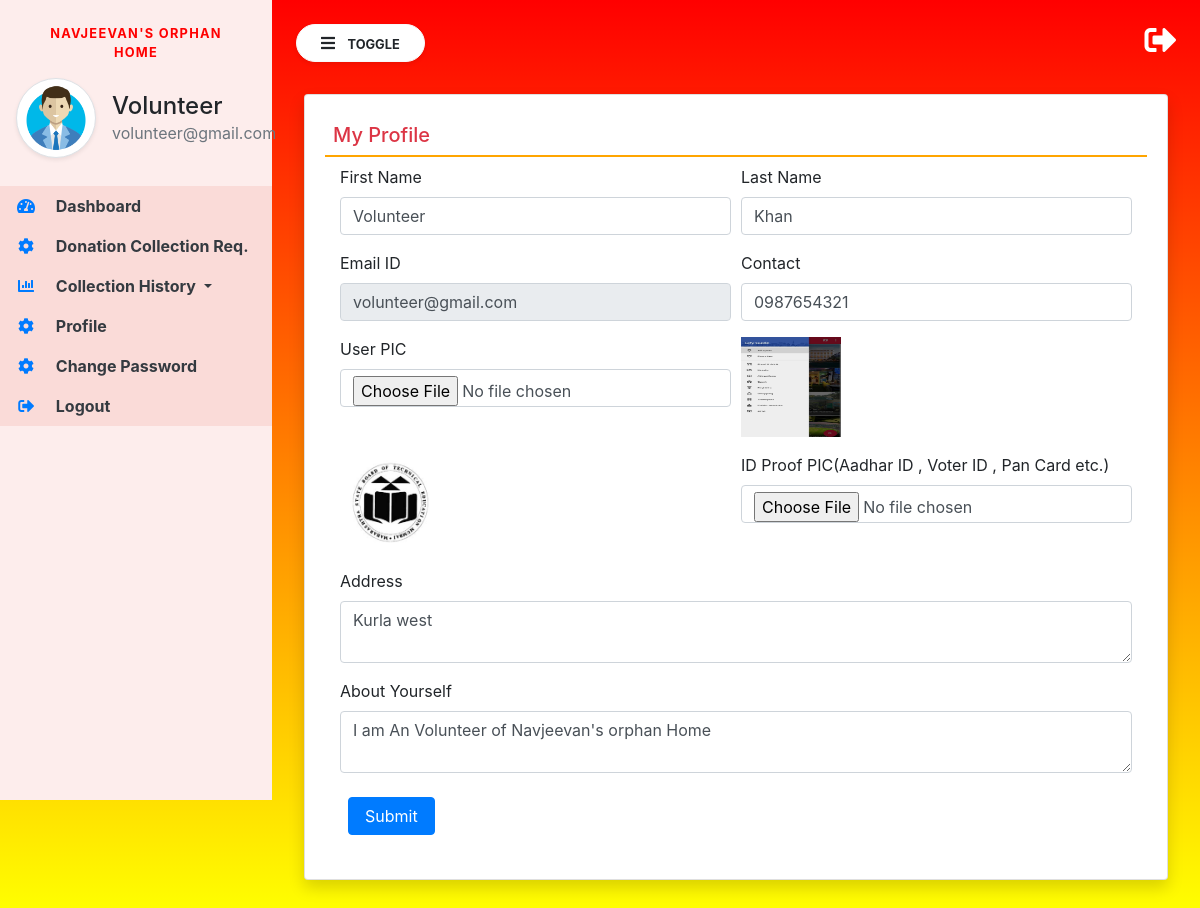
The app's page /profile_volunteer (signed in) with its own data.
### donation/models.py (models this page shows, shortened)
class Volunteer(models.Model):
    user = models.ForeignKey(User, on_delete=models.CASCADE)
    contact = models.CharField(max_length=15,null=True)
    address = models.CharField(max_length=300,null=True)
    userpic = models.FileField(null=True)
    idpic = models.FileField(null=True)
    aboutme = models.CharField(max_length=300,null=True)
    status = models.CharField(max_length=20,null=True)
    regdate = models.DateTimeField(auto_now_add=True)
    adminremark = models.CharField(max_length=300, null=True)
    updationdate = models.DateField(null=True)

### donation/views.py (the view, shortened to what this page needs)
# urls.py: path('profile_volunteer',profile_volunteer,name='profile_volunteer'),
def profile_volunteer(request):
    if not request.user.is_authenticated:
        return redirect('emp_login')
    error = ""
    user = request.user
    volunteer = Volunteer.objects.get(user=user)
    d = {'error': error,'volunteer': volunteer}
    return render(request, 'profile_volunteer.html',d)

### donation/templates/profile_volunteer.html (shortened to what this page needs)
{% extends 'volunteer_base.html' %}
{% block main  %}
<div class="card shadow m-2">
    <div class="card-body">
        <h5 class="p-2 text-danger" style="border-bottom: 2px solid orange;">My Profile</h5>
<div class="container-fluid">
<form method="POST"  enctype="multipart/form-data">
    <div class="form-row">
        <div class="col-sm-6">
            <div class="form-group">
                <label>First Name</label>
                <input type="text" name="firstname" placeholder="Enter First Name"  class="form-control"  pattern="[A-Za-z]+" value="{{volunteer.user.first_name}}">
            </div>
        </div>
        <div class="col-sm-6">
            <div class="form-group">
                <label>Last Name</label>
                <input type="text" name="lastname" placeholder="Enter Last Name"  class="form-control" pattern="[A-Za-z]+" value="{{volunteer.user.last_name}}">
            </div>
        </div>
        <div class="col-sm-6">
            <div class="form-group">
                <label>Email ID</label>
                <input type="email" name="email" readonly placeholder="Email Address" required class="form-control" value="{{volunteer.user.username}}">
            </div>
        </div>
        <div class="col-sm-6">
            <div class="form-group">
                <label>Contact</label>
                <input type="text" name="contact" placeholder="Contact Number" required class="form-control" value="{{volunteer.contact}}">
            </div>
        </div>
        <div class="col-sm-6">
            <div class="form-group">
                <label>User PIC</label>
                <input type="file" name="userpic" class="form-control">
            </div>
        </div>
        <div class="col-sm-6">
            <div class="form-group">
                <img src = "{{volunteer.userpic.url}}" width="100" height="100">
            </div>
        </div>
        <div class="col-sm-6">
            <div class="form-group">
                <img src = "{{volunteer.idpic.url}}" width="100" height="100">
            </div>
        </div>
        <div class="col-sm-6">
            <div class="form-group">
                <label>ID Proof PIC(Aadhar ID , Voter ID , Pan Card etc.)</label>
                <input type="file" name="idpic" class="form-control">
            </div>
        </div>
        <div class="col-sm-12">
            <div class="form-group">
                <label>Address</label>
                <textarea name="address" class="form-control" placeholder="Full Address">{{volunteer.address}}</textarea>
            </div>
        </div>
        <div class="col-sm-12">
            <div class="form-group">
                <label>About Yourself</label>
                <textarea name="aboutme" class="form-control" placeholder="About Yourself">{{volunteer.aboutme}}</textarea>
            </div>
        </div>
    </div>
    <input type="submit" value="Submit" class="m-2 px-3 btn btn-primary">
</form>
</div>
</div>
</div>
{% endblock %}

### donation/templates/volunteer_base.html (shortened to what this page needs)
{% load static %}
<html lang="en">
<head>
  <link rel="stylesheet" href="https://maxcdn.bootstrapcdn.com/bootstrap/4.3.1/css/bootstrap.min.css">
  <link rel="stylesheet" href="https://use.fontawesome.com/releases/v5.6.3/css/all.css">
  <link rel="stylesheet" type="text/css" href="{% static 'css/sidebar_volunteer.css' %}">
  </head>
<body>
<div class="vertical-nav" id="sidebar">
  <div class="py-4 px-3 mb-1">
      <p class="font-weight-bold text-uppercase px-3 small dashboard-text text-center">Navjeevan's Orphan Home</p>
	<div class="media d-flex align-items-center">
	    <img src="{% static 'images/adminlogo.png' %}" width="80" height="80" class="mr-3 rounded-circle img-thumbnail shadow-sm">
		<div class="media-body">
			<h4 class="mb-0">Volunteer</h4>
			<p class="text-muted mb-0">{{request.user.username}}</p>
		</div>
	</div>
  </div>
  <ul class="nav flex-column bg-white">
  <li class="nav-item">
  <a href="{% url 'volunteer_home' %}" class="nav-link text-dark">
	<i class="fas fa-tachometer-alt fa-fw mr-3 text-primary"></i>
	Dashboard
  </a>
  </li>
      <li class="nav-item">
  <a href="{% url 'collection_req' %}" class="nav-link text-dark">
	<i class="fas fa-cog mr-3 text-primary fa-fw"></i>
	Donation Collection Req.
  </a>
  </li>
  <li class="nav-item dropdown">
      <a class="nav-link dropdown-toggle text-dark" href="#" id="navbardrop" data-toggle="dropdown">
       <i class="fas fa-chart-bar mr-3 text-primary fa-fw"></i> Collection History
      </a>
    </li>
      <li class="nav-item">
  <a href="{% url 'profile_volunteer' %}" class="nav-link text-dark">
	<i class="fas fa-cog mr-3 text-primary fa-fw"></i>
	Profile
  </a>
  </li>
      <li class="nav-item">
  <a href="{% url 'changepwd_volunteer' %}" class="nav-link text-dark">
	<i class="fas fa-cog mr-3 text-primary fa-fw"></i>
	Change Password
  </a>
  </li>
      <li class="nav-item">
  <a href="{% url 'logout' %}" class="nav-link text-dark">
	<i class="fas fa-sign-out-alt mr-3 text-primary fa-fw"></i>
	Logout
  </a>
  </li>
  </ul>
</div>
<div class="page-content p-4" id="content">
<a href="{% url 'logout' %}" title = "logout" class="float-right text-white"><i class="fas fa-sign-out-alt fa-2x"></i></a>
<button id="sidebarCollapse" type="button" class="btn btn-light bg-white rounded-pill shadow-sm px-4 mb-4">
<i class="fas fa-bars mr-2"></i>
<small class="text-uppercase font-weight-bold">Toggle</small>
</button>
     {% block main %}
    {% endblock %}
</div>
</body>
</html>

### donation/static/css/sidebar_volunteer.css (style rules this page uses)
body { background-image : linear-gradient(180deg, red, yellow); min-height:100vh; }
.vertical-nav { min-width : 17rem; width : 17rem; height:100vh; position:fixed; top:0; left:0; transition: all 0.4s; background-color : #FDEDEC; }
.page-content { width:calc(100% - 17rem); margin-left:17rem; transition:all 0.4s; }
.dashboard-text { letter-spacing : 0.1em; color : red; }
.nav-link { font-weight : bold; background-color :#FADBD8; }

### records on screen
Volunteer: firstname "Volunteer", lastname "Khan", email "volunteer@gmail.com", contact "0987654321", userpic (picture), idpic (picture), address "Kurla west", aboutme "I am An Volunteer of Navjeevan's orphan Home"

### other values on screen
{{ request.user.username }} "volunteer@gmail.com"
